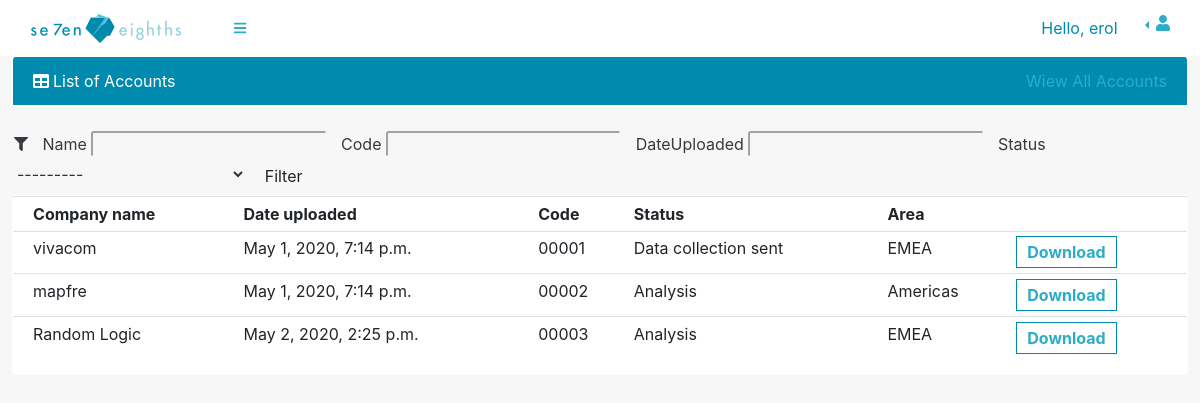
Page /listAccounts (signed in) on the earlier database version.
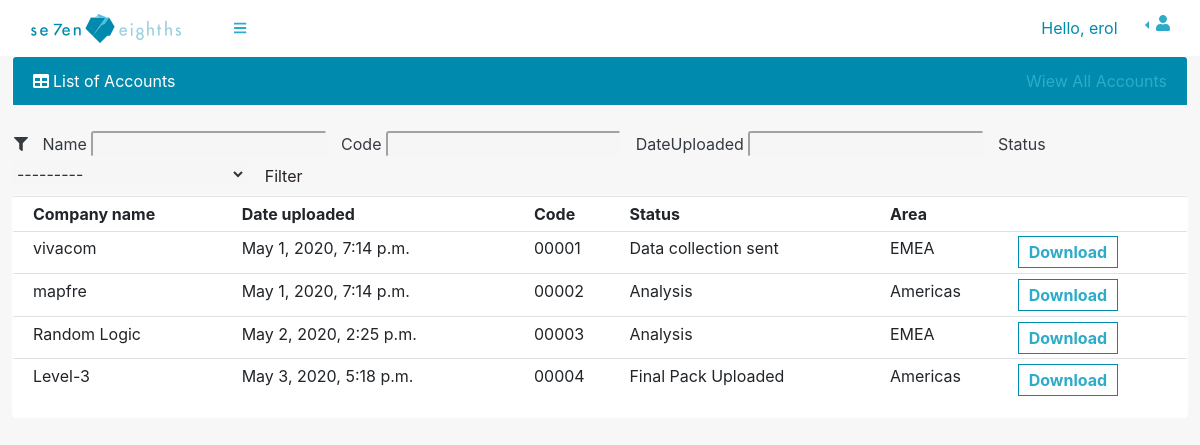
Same page on the later database version.
### base/models.py (models this page shows, shortened)
class Account(models.Model):
    AREAS = (
        ('EMEA', 'EMEA'),
        ('Americas', 'Americas'),
    )
    STATUS = (
        ('Data collection sent', 'Data collection sent'),
        ('Data Received', 'Data Received'),
        ('Analysis', 'Analysis'),
        ('Final Pack Uploaded', 'Final Pack Uploaded'),
    )
    username = models.ForeignKey(
        Access, blank=True,  null=True, on_delete=models.DO_NOTHING)
    name = models.CharField(max_length=30)
    code = models.CharField(max_length=30)
    dateReceived = models.DateTimeField(auto_now_add=True)
    dateUploaded = models.DateTimeField(auto_now_add=True)
    status = models.CharField(max_length=30, null=True, choices=STATUS)
    area = models.CharField(max_length=10, choices=AREAS)
    finalPack = models.FileField(null=True, blank=True)

### base/decorators.py (the view)
        def wrapper_func(request, *args, **kwargs):
            group = None
            if request.user.groups.exists():
                group = request.user.groups.all()[0].name
            if group in allowed_roles:
                return view_func(request, *args, **kwargs)
            else:
                return HttpResponse('You are not authorised to view this page')

### base/templatetags/groupFilter.py (called while the page is built)
@register.filter(name='has_group')
def has_group(user, group_name):
    return user.groups.filter(name=group_name).exists()

### base/views.py (called while the page is built)
@allowed_users(allowed_roles=['admin', 'MF'])
def listAccounts(request):
    groups = request.user.groups.values_list('name', flat=True)
    if 'MF' in groups:
        accounts = Account.objects.filter(
            username__username__contains=request.user)
    else:
        accounts = Account.objects.all()
    myAccountFilter = AccountFilter(request.POST, queryset=accounts)
    accounts = myAccountFilter.qs
    return render(request, 'base/listAccounts.html', {'accounts': accounts, 'myAccountFilter': myAccountFilter})

### base/templates/base/listAccounts.html (shortened to what this page needs)
{% extends 'base/navbars/sidenav.html' %} {% block content %}{%block body %}
{% load groupFilter %}
{% load widget_tweaks %}
<body class="sb-nav-fixed sb-sidenav-toggled">
    {% endblock %}
    <div id="layoutSidenav_content">
        <div class="col-xl-12">
            <div class="card mb-4">
                <div class="card-header">
                    <i class="fas fa-table mr-1"></i>List of Accounts
                    <a style="float: right;" href="{% url 'addAccount' %}" type="button">Wiew All Accounts</a>
                </div>
            </div>
            <form method="POST">
                <i style="padding-left: 2px;" class="fas fa-filter"></i>
                <span id="nameLabel">{{myAccountFilter.form.name.label}}</span>
                {{myAccountFilter.form.name  | add_class:"selection"}}
                <span id="nameLabel">{{myAccountFilter.form.code.label}}</span>
                {{myAccountFilter.form.code  | add_class:"selection"}}
                <span id="nameLabel">{{myAccountFilter.form.dateUploaded.label}}</span>
                {{myAccountFilter.form.dateUploaded  | add_class:"selection"}}
                <span id="nameLabel">{{myAccountFilter.form.status.label}}</span>
                {{myAccountFilter.form.status  | add_class:"selection"}}
                <button class="btn filterbtn" type="submit">Filter</button>
            </form>
            <div class="card card-body">
                <table class="table table-sm">
                    <tr>
                        <th></th>
                        <th>Company name</th>
                        <th>Date uploaded</th>
                        <th>Code</th>
                        <th>Status</th>
                        <th>Area</th>
                        <th></th>
                    </tr>
                    {% for account in accounts %}
                    <tr>
                        <td></td>
                        <td>{{account.name}}</td>
                        <td>{{account.dateUploaded}}</td>
                        <td>{{account.code}}</td>
                        <td>{{account.status}}</td>
                        <td>{{account.area}}</td>
                        <td><a type="button">Download</td>
                    </tr>
                    {% endfor %}
                </table>
            </div>
        </div>
    </div>
    {%endblock%}

Differences in the rows shown:
added Account: name "Level-3", dateUploaded "May 3, 2020, 5:18 p.m.", code "00004", status "Final Pack Uploaded", area "Americas"
